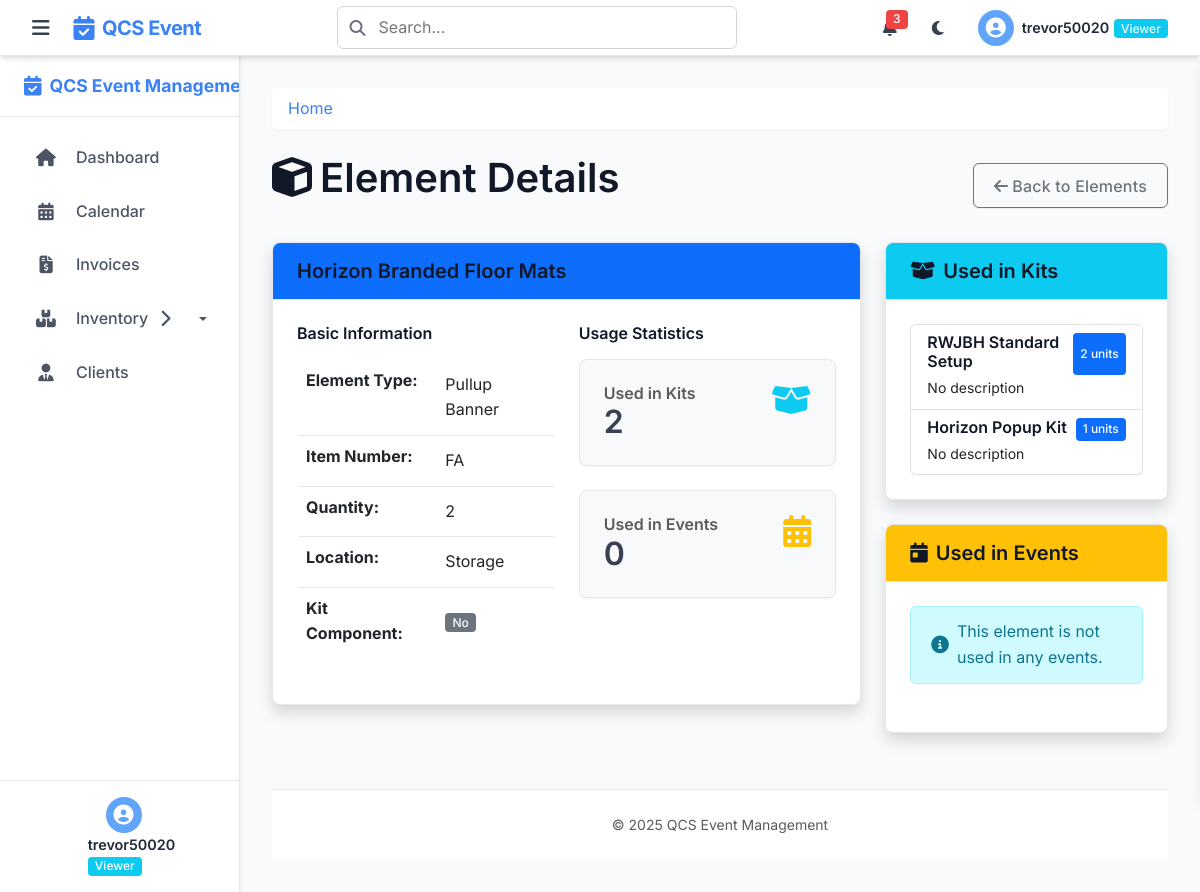
/elements/1 (signed in), run on the app's committed database.
### tables this page shows
CREATE TABLE elements (
    element_id INTEGER PRIMARY KEY AUTOINCREMENT,
    type_id INTEGER NOT NULL,
    item_description TEXT NOT NULL,
    item_number TEXT,  -- Can be NULL if no item number is assigned
    quantity INTEGER NOT NULL CHECK (quantity >= 0),
    location TEXT NOT NULL,
    is_kit_component BOOLEAN DEFAULT 0, -- 0 for false, 1 for true.
    FOREIGN KEY (type_id) REFERENCES element_types(type_id)
);

CREATE TABLE element_types (
    type_id INTEGER PRIMARY KEY AUTOINCREMENT,
    type_name TEXT NOT NULL UNIQUE
);

CREATE TABLE kit_elements (
    kit_id INTEGER NOT NULL,
    element_id INTEGER NOT NULL,
    quantity INTEGER NOT NULL CHECK (quantity > 0),
    PRIMARY KEY (kit_id, element_id),
    FOREIGN KEY (kit_id) REFERENCES kits(kit_id),
    FOREIGN KEY (element_id) REFERENCES elements(element_id)
);

CREATE TABLE kits (
    kit_id INTEGER PRIMARY KEY AUTOINCREMENT,
    kit_name TEXT NOT NULL UNIQUE,
    description TEXT
);

### app.py (the view)
@app.route('/elements/<int:element_id>')
@login_required
def view_element(element_id):
    db = get_db()
    element = db.execute(
        '''SELECT e.*, t.type_name
           FROM elements e
           JOIN element_types t ON e.type_id = t.type_id
           WHERE e.element_id = ?''', (element_id,)
    ).fetchone()
    if element is None:
        abort(404)
    kits = db.execute(
        '''SELECT k.kit_id, k.kit_name, ke.quantity
           FROM kits k
           JOIN kit_elements ke ON k.kit_id = ke.kit_id
           WHERE ke.element_id = ?''', (element_id,)
    ).fetchall()
    return render_template('view_element.html', element=element, kits=kits)

### helpers.py (called while the page is built)
def get_db():
    if 'db' not in g:
        g.db = sqlite3.connect(
            current_app.config['DATABASE'],
            detect_types=sqlite3.PARSE_DECLTYPES
        )
        g.db.row_factory = sqlite3.Row
    return g.db

def login_required(f):
    @wraps(f)
    def decorated_function(*args, **kwargs):
        if 'user_id' not in session:
            flash('Please log in first', 'warning')
            return redirect(url_for('login'))
        return f(*args, **kwargs)
    return decorated_function

### templates/view_element.html (shortened to what this page needs)
{% extends 'layout.html' %}
{% block content %}
<div class="d-flex justify-content-between align-items-center mb-4">
    <h1><i class="fas fa-cube me-2"></i>Element Details</h1>
    <div>
        <a href="{{ url_for('elements') }}" class="btn btn-outline-secondary">
            <i class="fas fa-arrow-left me-1"></i>Back to Elements
        </a>
    </div>
</div>
<div class="row">
    <div class="col-lg-8">
        <div class="card shadow mb-4">
            <div class="card-header bg-primary text-white">
                <h5 class="mb-0">{{ element.item_description }}</h5>
            </div>
            <div class="card-body">
                <div class="row">
                    <div class="col-md-6">
                        <h6>Basic Information</h6>
                        <table class="table">
                            <tr>
                                <th>Element Type:</th>
                                <td>{{ element.type_name }}</td>
                            </tr>
                            <tr>
                                <th>Item Number:</th>
                                <td>{{ element.item_number or 'N/A' }}</td>
                            </tr>
                            <tr>
                                <th>Quantity:</th>
                                <td>{{ element.quantity }}</td>
                            </tr>
                            <tr>
                                <th>Location:</th>
                                <td>{{ element.location }}</td>
                            </tr>
                            <tr>
                                <th>Kit Component:</th>
                                <td>
                                    {% if element.is_kit_component %}
                                    <span class="badge bg-info">Yes</span>
                                    {% else %}
                                    <span class="badge bg-secondary">No</span>
                                    {% endif %}
                                </td>
                            </tr>
                        </table>
                    </div>
                    <div class="col-md-6">
                        <h6>Usage Statistics</h6>
                        <div class="mb-3">
                            <div class="card bg-light">
                                <div class="card-body">
                                    <div class="row">
                                        <div class="col">
                                            <h6 class="card-title text-muted mb-0">Used in Kits</h6>
                                            <h2 class="card-text">{{ kits|length }}</h2>
                                        </div>
                                        <div class="col-auto">
                                            <i class="fas fa-box-open fa-2x text-info"></i>
                                        </div>
                                    </div>
                                </div>
                            </div>
                        </div>
                        <div>
                            <div class="card bg-light">
                                <div class="card-body">
                                    <div class="row">
                                        <div class="col">
                                            <h6 class="card-title text-muted mb-0">Used in Events</h6>
                                            <h2 class="card-text">{{ events|length }}</h2>
                                        </div>
                                        <div class="col-auto">
                                            <i class="fas fa-calendar-alt fa-2x text-warning"></i>
                                        </div>
                                    </div>
                                </div>
                            </div>
                        </div>
                    </div>
                </div>
            </div>
        </div>
    </div>
    <div class="col-lg-4">
        <div class="card shadow mb-4">
            <div class="card-header bg-info text-white">
                <h5 class="mb-0"><i class="fas fa-box-open me-2"></i>Used in Kits</h5>
            </div>
            <div class="card-body">
                {% if kits %}
                <div class="list-group">
                    {% for kit in kits %}
                    <a href="#" class="list-group-item list-group-item-action">
                        <div class="d-flex w-100 justify-content-between">
                            <h6 class="mb-1">{{ kit.kit_name }}</h6>
                            <span class="badge bg-primary">{{ kit.quantity }} units</span>
                        </div>
                        <small>{{ kit.description or 'No description' }}</small>
                    </a>
                    {% endfor %}
                </div>
                {% else %}
                <div class="alert alert-info">
                    <i class="fas fa-info-circle me-2"></i>This element is not used in any kits.
                </div>
                {% endif %}
            </div>
        </div>
        <div class="card shadow">
            <div class="card-header bg-warning text-white">
                <h5 class="mb-0"><i class="fas fa-calendar-day me-2"></i>Used in Events</h5>
            </div>
            <div class="card-body">
                {% if events %}
                <div class="list-group">
                    {% for event in events %}
                    <a href="{{ url_for('view_event', event_id=event.event_id) }}" class="list-group-item list-group-item-action">
                        <div class="d-flex w-100 justify-content-between">
                            <h6 class="mb-1">{{ event.event_name }}</h6>
                            <span class="badge bg-primary">{{ event.quantity }} units</span>
                        </div>
                        <small>
                            {{ event.event_date }} |
                            <span class="badge bg-secondary">
                                {{ event.client_name or 'No client' }}
                            </span>
                        </small>
                    </a>
                    {% endfor %}
                </div>
                {% else %}
                <div class="alert alert-info">
                    <i class="fas fa-info-circle me-2"></i>This element is not used in any events.
                </div>
                {% endif %}
            </div>
        </div>
    </div>
</div>
{% endblock %}

### data on the page
elements: item_description "Horizon Branded Floor Mats", item_number "FA", quantity "2", location "Storage"
element_types: type_name "Pullup Banner"
kit_elements: kit_name "RWJBH Standard Setup", quantity "2", description "No description"
kit_elements: kit_name "Horizon Popup Kit", quantity "1", description "No description"

### other printed values
{{ session.username }} "trevor50020"
{{ kits|length }} "2"
{{ events|length }} "0"
